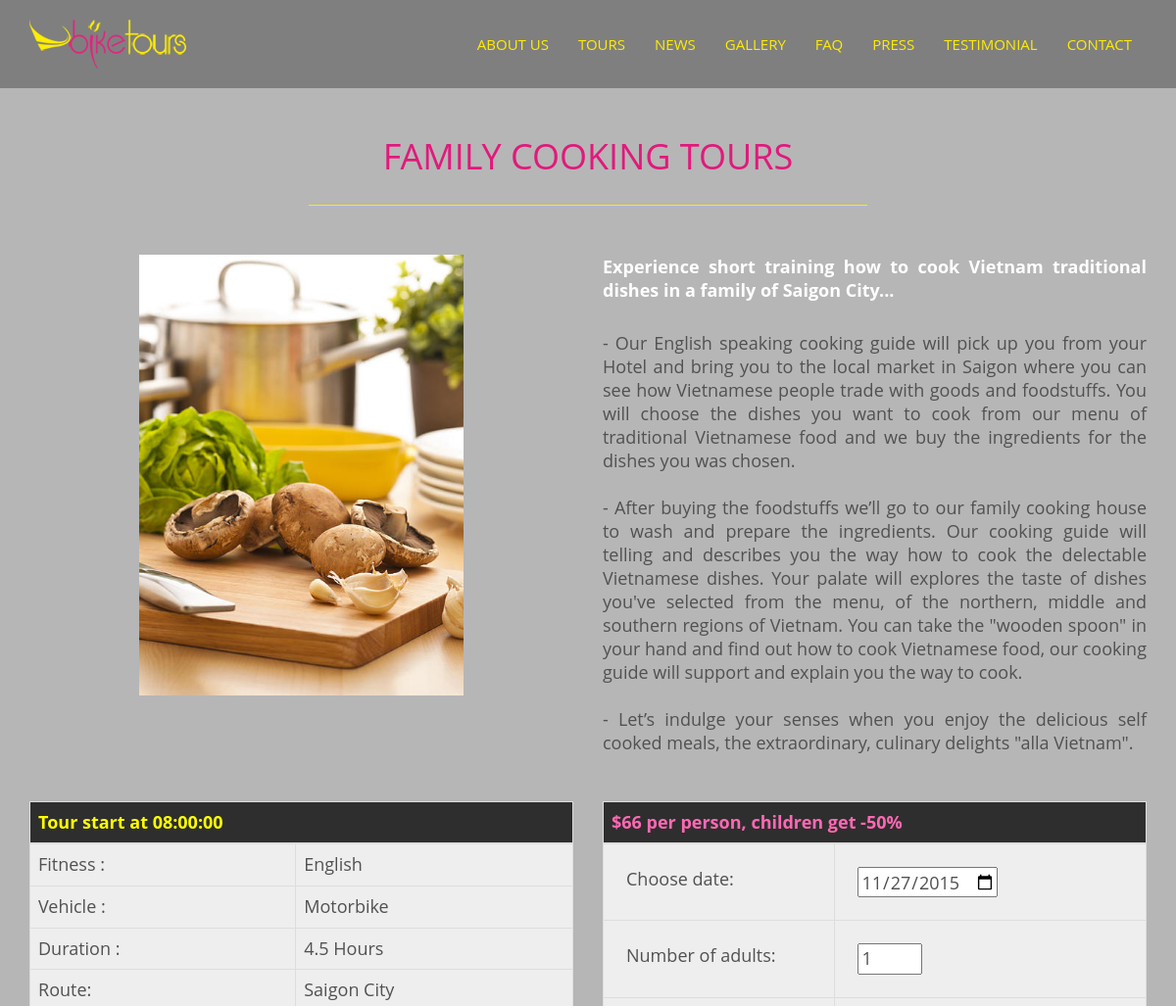
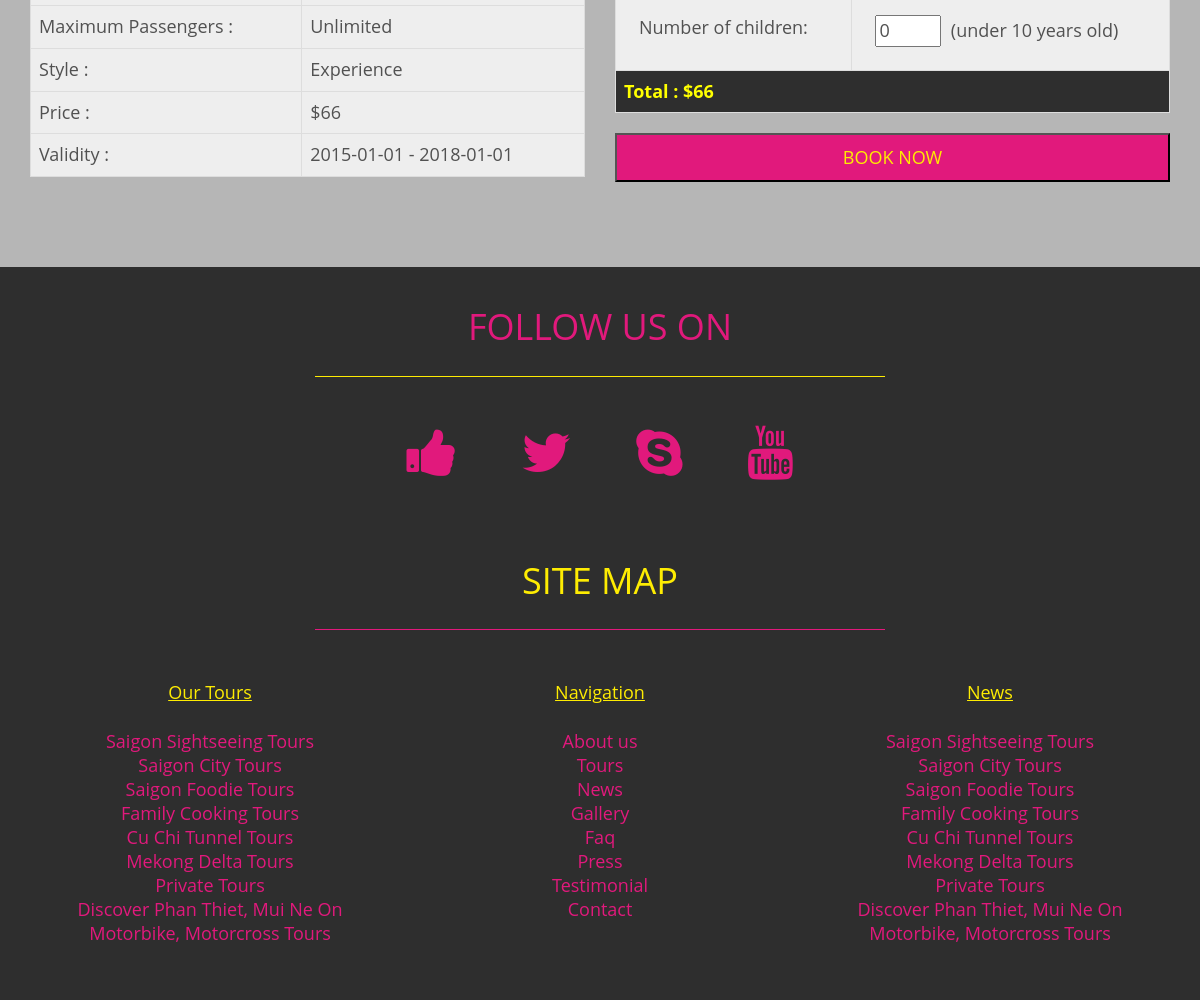
/index.php?page=tour&tour_id=4, run on the app's committed database (2 pictures, top to bottom).
### tables this page shows
CREATE TABLE IF NOT EXISTS `tour` (
  `id` int(10) unsigned NOT NULL AUTO_INCREMENT,
  `name` varchar(500) NOT NULL,
  `summary` varchar(500) NOT NULL,
  `description` varchar(5000) NOT NULL,
  `fitness` varchar(500) NOT NULL,
  `vehicle` varchar(500) NOT NULL,
  `duration` varchar(500) NOT NULL,
  `style` varchar(500) NOT NULL,
  `route` varchar(5000) NOT NULL,
  `nb_passenger_max` int(11) NOT NULL,
  `price` double NOT NULL,
  `start_time` time NOT NULL,
  `validity_start` date NOT NULL,
  `validity_end` date NOT NULL,
  `picture` varchar(5000) NOT NULL,
  PRIMARY KEY (`id`),
  KEY `id` (`id`)
);

### View/tour.php (called while the page is built)
<?php
include 'View/header.php';
include 'View/sections/tour_section.php';
include 'View/footer.php';
?>

### Controller/tour_ctl.php (called while the page is built)
<?php
$tour_dao=new TourDAO($db);
$id_tour=$_GET['tour_id'];
$tour=$tour_dao->get($id_tour);
include 'View/tour.php';
?>

### Model/Classes/DAO/TourDAO.php (called while the page is built, shortened)
<?php
class TourDAO
{
  private $_db;
  public function get($id)
  {
    $id = (int) $id;
    $query = $this->_db->query('SELECT * FROM tour WHERE id = '.$id);
    $tour_datas = $query->fetch(PDO::FETCH_ASSOC);
    return new Tour($tour_datas);
  }
  public function getList()
  {
    $tours = [];
    $query = $this->_db->query('SELECT * FROM tour ORDER BY id');
    if($query!=null){
    while ($datas = $query->fetch(PDO::FETCH_ASSOC))
    {
      $tours[] = new Tour($datas);
    }
    }
    return $tours;
  }
  public function setDb(PDO $db)
  {
    $this->_db = $db;
  }
}
?>

### Model/Classes/Tour.php (called while the page is built, shortened)
<?php
class Tour {
	private $_id;
	private $_name;
	private $_summary;
	private $_description;
	private $_fitness;
	private $_vehicle;
	private $_duration;
	private $_style;
	private $_route;
	private $_nb_passenger_max;
	private $_price;
	private $_start_time;
	private $_validity_start;
	private $_validity_end;
	private $_picture;
	public function hydrate(array $tour)
	{
		foreach ($tour as $key => $value)
		{
			$method = 'set_'.ucfirst($key);
		}
	}
	public function get_id() {
		return $this->_id;
	}
	public function get_name() {
		return $this->_name;
	}
	public function get_summary() {
		return $this->_summary;
	}
	public function get_description() {
		return $this->_description;
	}
	public function get_fitness() {
		return $this->_fitness;
	}
	public function get_vehicle() {
		return $this->_vehicle;
	}
	public function get_duration() {
		return $this->_duration;
	}
	public function get_style() {
		return $this->_style;
	}
	public function get_route() {
		return $this->_route;
	}
	public function get_nb_passenger_max() {
		return $this->_nb_passenger_max;
	}
	public function get_price() {
		return $this->_price;
	}
	public function get_start_time() {
		return $this->_start_time;
	}
	public function get_validity_start() {
		return $this->_validity_start;
	}
	public function get_validity_end() {
		return $this->_validity_end;
	}
	public function get_picture() {
		return $this->_picture;
	}
	public function set_id($id) {
		$this->_id = $id;
	}
	public function set_name($name) {
		$this->_name = $name;
	}
	public function set_summary($summary) {
		$this->_summary = $summary;
	}
	public function set_description($description) {
		$this->_description = $description;
	}
	public function set_fitness($fitness) {
		$this->_fitness = $fitness;
	}
	public function set_vehicle($vehicle) {
		$this->_vehicle = $vehicle;
	}
	public function set_duration($duration) {
		$this->_duration = $duration;
	}
	public function set_style($style) {
		$this->_style = $style;
	}
	public function set_route($route) {
		$this->_route = $route;
	}
	public function set_nb_passenger_max($nb_passenger_max) {
		$this->_nb_passenger_max = $nb_passenger_max;
	}
	public function set_price($price) {
		$this->_price = $price;
	}
	public function set_start_time($start_time) {
		$this->_start_time = $start_time;
	}
	public function set_validity_start($validity_start) {
		$this->_validity_start = $validity_start;
	}
	public function set_validity_end($validity_end) {
		$this->_validity_end = $validity_end;
	}
	public function set_picture($picture) {
		$this->_picture = $picture;
	}
}
?>

### View/tour_infos.php (the view)
<div id="tour_infos" class="col-xs-12 col-md-11 col-lg-6">
	<div>
		<table id="table_infos_tour" class="table table-bordered">
			<thead>
				<th colspan="2">Tour start at <?php echo $tour->get_start_time();?></th>
			</thead>
			<tbody>
				<tr>
					<td>Fitness :</td>
					<td><?php echo $tour->get_fitness ();?></td>
				</tr>
				<tr>
					<td>Vehicle :</td>
					<td><?php echo $tour->get_vehicle ();?></td>
				</tr>
				<tr>
					<td>Duration :</td>
					<td><?php echo $tour->get_duration ();?></td>
				</tr>
				<tr>
					<td>Route:</td>
					<td><?php echo $tour->get_route ();?></td>
				</tr>
				<tr>
					<td>Maximum Passengers :</td>
					<td><?php
					if ($tour->get_nb_passenger_max () != 0)
						echo $tour->get_nb_passenger_max ();
					else
						echo "Unlimited";?>
					</td>
				</tr>
				<tr>
					<td>Style :</td>
					<td><?php echo $tour->get_style ();?></td>
				</tr>
				<tr>
					<td>Price :</td>
					<td><?php echo "$".$tour->get_price ();?></td>
				</tr>
				<tr>
					<td>Validity :</td>
					<td><?php echo $tour->get_validity_start () . " - " . $tour->get_validity_end ();?></td>
				</tr>
			</tbody>
		</table>
	</div>
</div>

### View/sections/tour_section.php (shortened to what this page needs)
<section id="tour" style="padding-top: 140px;">
	<div class="container">
		<div class="row">
			<div class="sec-title text-center wow animated fadeInDown">
				<h2> <?php echo $tour -> get_name();?> </h2>
			</div>
			<div id="image_tour" class="col-xs-12 col-md-11 col-lg-6">
				<img id="image_tour" alt="<?php echo $tour->get_picture();?>"
					src="img/uploads/tours/<?php echo str_replace(" ", "_",$tour->get_name());?>/<?php echo $tour->get_picture ();?>" />
			</div>
			<div id="summary_tour" class="col-xs-12 col-md-11 col-lg-6">
				<?php
				echo "<b>" . $tour->get_summary () . "</b>";
				?>
			</div>
			<div id="description_tour" class="col-xs-12 col-md-11 col-lg-6">
				<?php
				echo str_replace ( "\n- ", "<BR/><BR/>- ", $tour->get_description () ) . "<BR/><BR/>";
				?>
			</div>
				<?php include 'View/tour_infos.php';?>
				<?php include 'View/booking_form.php';?>
		</div>
	</div>
</section>

### View/booking_form.php (shortened to what this page needs)
<div id="booking" class="col-xs-12 col-md-11 col-lg-6">
	<form method="post" action="index.php?page=cart&action=add">
		<div>
			<table id="table_booking_tour" class="table table-bordered">
				<thead>
					<th colspan="2">$<?php echo $tour->get_price()?> per person, children get -50%</th>
				</thead>
				<tbody>
					<tr>
						<td>Choose date:</td>
						<td><input id="booking_date" name="booking_date" type="date" required="required" value="<?php echo date("Y-m-d");?>" min="<?php echo date("Y-m-d");?>" max="2099-12-31"/></td>
					</tr>
					<tr>
						<td>Number of adults:</td>
						<td><input type="number" id="booking_nb_adults" name="booking_nb_adults" value="1" min="1" max="50" required="required"> </td>
					</tr>
					<tr>
						<td>Number of children:</td>
						<td><input type="number" id="booking_nb_children" name="booking_nb_children" value="0" min="0" max="50"> &nbsp;(under 10 years old)</td>
					</tr>
				</tbody>
				<tfoot>
					<th id="validation_booking" colspan="2">Total :<?php echo " $".$tour->get_price()?></th>
				</tfoot>
			</table>
		</div>
		<button id="submit_booking" name="submit_booking" type="submit"
			class=" btn-pink btn-effect col-xs-12 ">BOOK
			NOW</button>
	</form>
</div>

### View/footer.php (shortened to what this page needs)
</main>
<footer id="footer">
<section id="follow_us_section">
		<div class="container">
			<div class="row" >
				<div class="sec-title text-center wow animated fadeInDown">
					<h2> Follow Us On</h2>
				</div>
				<div id="footer-social" class="footer-social">
					<ul class="footer_list">
						<li class="wow animated zoomIn"><a href="#"><i class="fa fa-thumbs-up fa-3x"></i></a></li>
						<li class="wow animated zoomIn" data-wow-delay="0.4s"><a href="#"><i class="fa fa-twitter fa-3x"></i></a></li>
						<li class="wow animated zoomIn" data-wow-delay="0.8s"><a href="#"><i class="fa fa-skype fa-3x"></i></a></li>
						<li class="wow animated zoomIn" data-wow-delay="1.2s"><a href="#"><i class="fa fa-youtube fa-3x"></i></a></li>
				</ul>
			</div>
</section>
<section id="site_map_section" class="parallax">
<div class="container">
	<div class="row" >
		<div class="sec-title text-center wow animated fadeInDown">
			<h2>SITE MAP</h2>
		</div>
		<div id="tourlinks" class="links col-lg-4 col-md-4 col-xs-12">
				<li><a href="index.php#tours_section" style="text-decoration: underline; color: #feec02;">Our Tours</a></li>
				<p><br/></p>
				<?php
					$tour_dao = new TourDAO($db);
					$tours_list=$tour_dao->getList();
					foreach ( $tours_list as $tour ) {
				?>
				<li><a href="index.php?page=tour&tour_id=<?php echo $tour->get_id() ?>">
				<?php
					echo $tour->get_name () ;
				?>
				</a></li>
				<?php }?>
		</div>
		<div id="navlinks"class="links col-lg-4 col-md-4 col-xs-12">
			<li><a href="#" style="text-decoration: underline; color: #feec02;">Navigation</a></li>
			<p><br/></p>
			<li><a href="index.php#about">About us</a></li>
			<li><a href="index.php#tours_section">Tours</a></li>
			<li><a href="index.php#news">News</a></li>
			<li><a href="index.php#gallery">Gallery</a></li>
			<li><a href="index.php#faq">Faq</a></li>
			<li><a href="index.php#press">Press</a></li>
			<li><a href="index.php#testimonials">Testimonial</a></li>
			<li><a href="index.php#contact">Contact</a></li>
		</div>
		<div id="newslinks"class="links col-lg-4 col-md-4 col-xs-12">
				<li><a href="index.php#news" style="text-decoration: underline; color: #feec02;">News</a></li>
				<p><br/></p>
				<?php
					foreach ( $tours_list as $tour ) {
				?>
				<li><a href="index.php?page=tour&tour_id=<?php echo $tour->get_id() ?>">
				<?php
					echo $tour->get_name () ;
				?>
				</a></li>
				<?php }?>
		</div>
	</div>
</div>
</section>
</footer>
</body>
</html>

### View/css/main.css (style rules this page uses)
body { background-color: #b6b6b6; font-family: 'Open Sans', sans-serif; line-height: 24px; font-size: 18px; color: #515151; }
figure, p, address { margin: 0; }
p { line-height: 25px; }
a { color: #E1197C; -webkit-transition: all 0.3s ease-out 0s; -moz-transition: all 0.3s ease-out 0s; -ms-transition: all 0.3s ease-out 0s; -o-transition: all 0.3s ease-out 0s; transition: all 0.3s ease-out 0s; }
a, a:hover, a:focus, .btn:focus { text-decoration:inherit; outline: none; }
h1, h2, h3, h4, h5, h6, .h1, .h2, .h3, .h4, .h5, .h6 { font-family: 'Open Sans', sans-serif; color: #2e2e2e; }
main > section { padding: 70px 0; }
.btn-pink { background-color: #E1197C; box-shadow: 0 -2px 0 rgba(0, 0, 0, 0.15) inset; padding: 15px 55px; color: #FEEC02; line-height: 15px; }
.btn-effect { vertical-align: middle; box-shadow: 0 0 1px rgba(0, 0, 0, 0); position: relative; display: inline-block; -webkit-transform: translateZ(0); -moz-transform: translateZ(0); -ms-transform: translateZ(0); -o-transform: translateZ(0); transform: translateZ(0); -webkit-backface-visibility: hidden; -moz-backface-visibility: hidden; backface-visibility: hidden; -webkit-transition-property: color; -moz-transition-property: color; -ms-transition-property: color; transition-property: color; -webkit-transition-duration: 0.3s; -moz-transition-duration: 0.3s; -ms-transition-duration: 0.3s; transition-duration: 0.3s; -moz-osx-font-smoothing: grayscale; }
.btn-effect:before { content: ""; position: absolute; z-index: -1; top: 0; left: 0; right: 0; bottom: 0; background: #FF69B4; -webkit-transform: scaleX(0); -moz-transform: scaleX(0); -ms-transform: scaleX(0); transform: scaleX(0); -webkit-transform-origin: 0 50%; -moz-transform-origin: 0 50%; -ms-transform-origin: 0 50%; transform-origin: 0 50%; -webkit-transition-property: transform; -moz-transition-property: transform; -ms-transition-property: transform; transition-property: transform; -webkit-transition-duration: 0.3s; -moz-transition-duration: 0.3s; -ms-transition-duration: 0.3s; transition-duration: 0.3s; -webkit-transition-timing-function: ease-out; -moz-transition-timing-function: ease-out; -ms-transition-timing-function: ease-out; transition-timing-function: ease-out; }
.sec-title { margin-bottom: 50px; padding: 0 15px; }
.sec-title h2 { font-size: 36px; margin: 0 0 30px; padding-bottom: 30px; position: relative; text-transform: uppercase; color: #E1197C; }
.sec-title h2:after { border-bottom: 1px solid #FEEC02; content: ""; display: block; left: 25%; bottom: 0; position: absolute; width: 50%; }
.parallax { background-attachment: fixed; background-position: center top; background-repeat: no-repeat; background-size: cover; }
.parallax h2 { color: #FEEC02; }
.parallax h2:after { border-bottom: 1px solid #E1197C; }
#footer { background-color: #2E2E2E; padding: 40px 0 40px; color: #fff; }
#footer .links { padding-bottom: 15px; }
#follow_us_section { padding-bottom: 70px; }
#footer li { list-style-type: none; text-align: center; }
#footer-social { width: 50%; margin-left: 25%; }
.footer-social ul { padding: 0 30px; text-align: center; }
.footer-social ul li { display: inline-block; margin: 0 30px; text-align: center; }

### View/css/tour.css (style rules this page uses)
#tour .sec-title h2 { color: #E1197C; }
#tour .sec-title h2:after { border-bottom: 1px solid #FEEC02; content: ""; display: block; left: 25%; bottom: 0; position: absolute; width: 50%; }
#image_tour { text-align: center; }
#image_tour>img { vertical-align: middle; max-width: 100%; margin-bottom: 30px; max-height: 450px; }
#description_tour { margin-top: 30px; margin-bottom: 30px; height: 450px; overflow:auto; text-align: justify; }
#summary_tour { max-height: 50px; text-align: justify; color: #FFF; }
#tour th { background-color: #2e2e2e; }
#tour td { background-color: #eee; }
#table_infos_tour th { color: yellow!important; }

### View/css/booking_form.css (style rules this page uses)
#booking_date { height: 31px; }
#table_booking_tour th { color: #FF69B4; }
#table_booking_tour td { padding: 23px; }
#validation_booking { color: yellow!important; }

### View/css/cart.css (style rules this page uses)
#cart_table th, td { padding-left: 10px; padding-right: 10px; }

### data on the page
tour: name "FAMILY COOKING TOURS", picture (picture), summary "Experience short training how to cook Vietnam traditional dishes in a family of Saigon City...", description "- Our English speaking cooking guide will pick up you from your Hotel and bring you to the local market in Saigon where you can see how Vietnamese people trade with goods and foodstuffs. You will choose the dishes you want to cook from our menu of traditional Vietnamese food and we buy the ingredients for the dishes you was chosen. - After buying the foodstuffs we’ll go to our family cooking house to wash and prepare the ingredients. Our cooking guide will telling and describes you the way how to cook the delectable Vietnamese dishes. Your palate will explores the taste of dishes you've selected from the menu, of the northern, middle and southern regions of Vietnam. You can take the \"wooden…", start_time "08:00:00", fitness "English", vehicle "Motorbike", duration "4.5 Hours", route "Saigon City", style "Experience", price "66", validity_start "2015-01-01", validity_end "2018-01-01", name "Family Cooking Tours"
tour: name "Saigon Sightseeing Tours"
tour: name "Saigon City Tours"
tour: name "Saigon Foodie Tours"
tour: name "Cu Chi Tunnel Tours"
tour: name "Mekong Delta Tours"
tour: name "Private Tours"
tour: name "Discover Phan Thiet, Mui Ne On Motorbike, Motorcross Tours"
